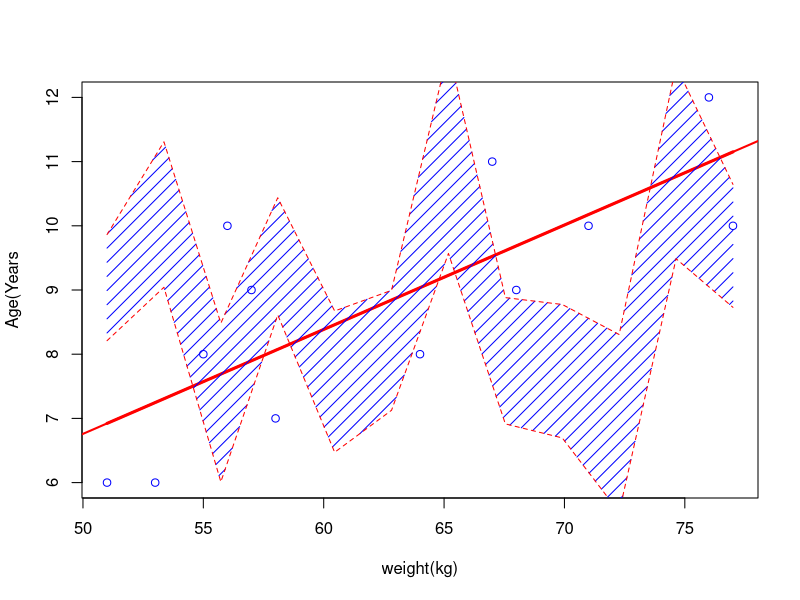
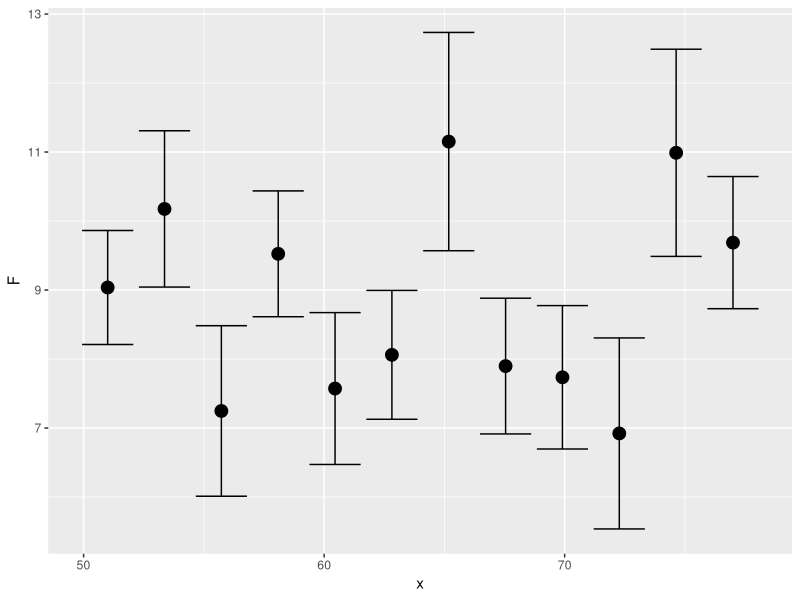
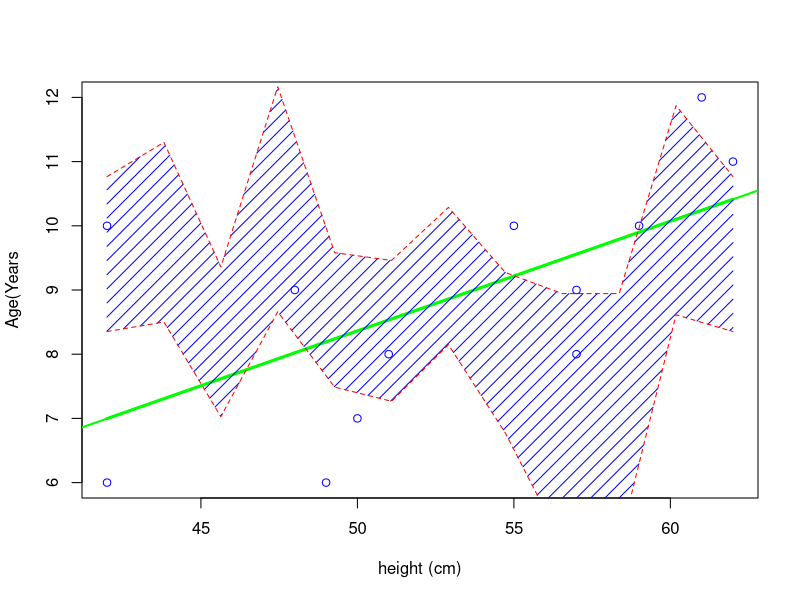
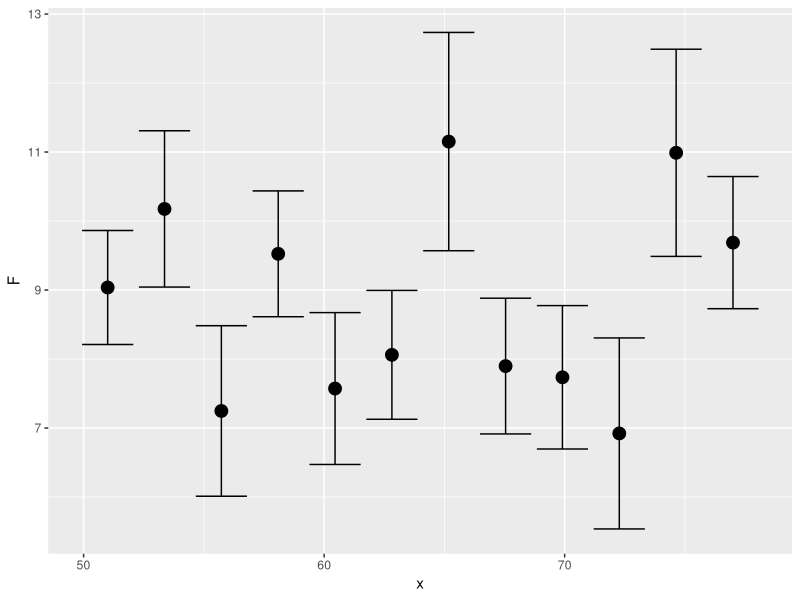
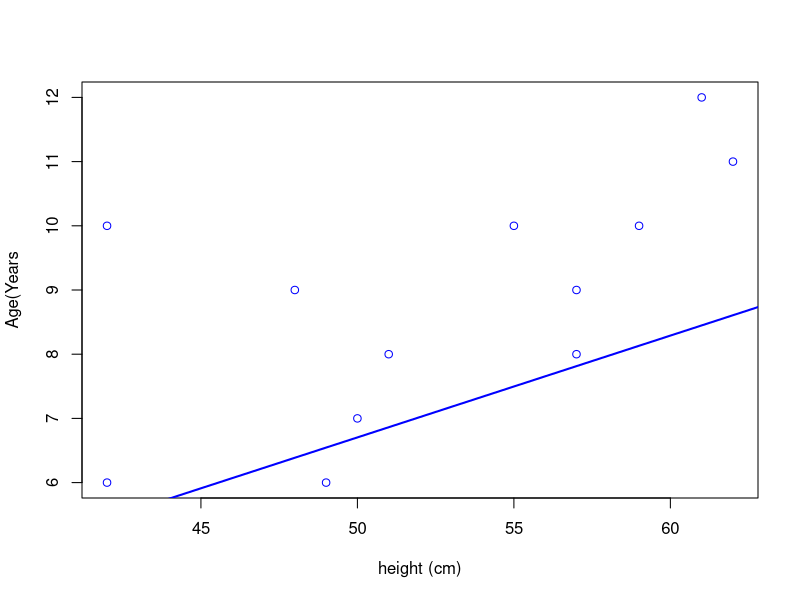
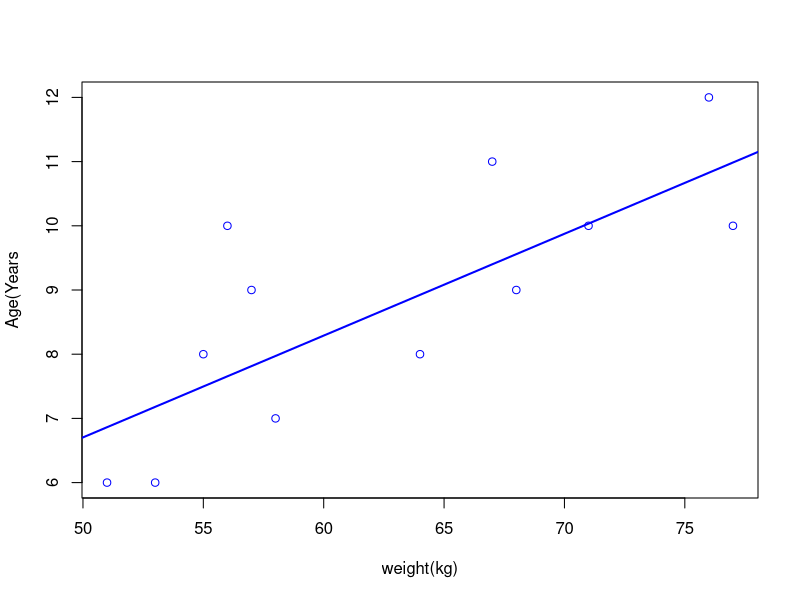

The R source for these figures, in order:
 library(ggplot2)

#reading data from csv file
data <- read.csv('children.csv')
#Y = age, x1 = weight, x2 = height
Y <- data$age
x1 <- data$weight
x2 <- data$height

#Fitting Linear Models 
a.fit <- lm(Y~x1,data, model=TRUE)
a.fit$coefficients

b.fit <- lm(Y~x2,data,model=TRUE)
b.fit$coefficients

c.fit <- lm(Y~x1+x2)
c.fit$coefficients

#Plot of model 1 = a.fit
w <- 40:80
b1a <- a.fit$coefficients[1]
b2a <- a.fit$coefficients[2]
plot(x1,Y, col='blue',xlab='weight(kg)',ylab='Age(Years')
lines(w, (b1a+b2a*w),col = "red", lwd =2 )

#calculate and plot 0.95 confidence region for model A
new.x1 = seq(min(x1), max(x1), length.out=12)
conf_interval <- predict(a.fit, newdata = data.frame(x=new.x1), 
                         interval="confidence",
                          level = 0.95)
lines(sort(x1), fitted(a.fit)[order(x1)], col='red', lwd=3) 
polygon(c(rev(new.x1), new.x1), 
        c(rev(conf_interval[ ,3]), conf_interval[ ,2]), 
        density=10, col = 'blue', border = NA)

lines(new.x1, conf_interval[ ,3], lty = 'dashed', col = 'red')
lines(new.x1, conf_interval[ ,2], lty = 'dashed', col = 'red')


df.a <- data.frame(x = new.x1,
                 F =conf_interval[,1],
                 L =conf_interval[,2],
                 U =conf_interval[,3])

ggplot(df.a, aes(x = x, y = F)) +
  geom_point(size = 4) +
  geom_errorbar(aes(ymax = U, ymin = L))

#Plot of model 2 = b.fit
h <- 40:80
b1b <- b.fit$coefficients[1]
b3b <- b.fit$coefficients[2]
plot(x2,Y, col='blue',xlab='height (cm)',ylab='Age(Years')
lines(h, (b1b+b3b*h),col = "green", lwd =2 )

#calculate and plot 0.95 confidence region for model B
new.x2 = seq(min(x2), max(x2), length.out=12)
conf_interval <- predict(b.fit, newdata = data.frame(x=new.x2), 
                         interval="confidence",
                         level = 0.95)
lines(sort(x2), fitted(b.fit)[order(x2)], col='green', lwd=3) 
polygon(c(rev(new.x2), new.x2), 
        c(rev(conf_interval[ ,3]), conf_interval[ ,2]), 
        density=10, col = 'blue', border = NA)

lines(new.x2, conf_interval[ ,3], lty = 'dashed', col = 'red')
lines(new.x2, conf_interval[ ,2], lty = 'dashed', col = 'red')


df.b <- data.frame(x = new.x2,
                   F =conf_interval[,1],
                   L =conf_interval[,2],
                   U =conf_interval[,3])

ggplot(df.a, aes(x = x, y = F)) +
  geom_point(size = 4) +
  geom_errorbar(aes(ymax = U, ymin = L))


#Plot of model 3 = c.fit
b1c <- c.fit$coefficients[1]
b2c <- c.fit$coefficients[2]
b3c <- c.fit$coefficients[3]
plot(x2,Y, col='blue',xlab='height (cm)',ylab='Age(Years')
lines(h, (b1c+b2c*w+b3c*h),col = "blue", lwd =2 )
plot(x1,Y, col='blue',xlab='weight(kg)',ylab='Age(Years')
lines(w, (b1c+b2c*w+b3c*h),col = "blue", lwd =2 )

#Residuals - The error between the prediction of the model 
#and the actual results.
#Smaller residuals are better.
res_a <- sum(a.fit$residuals)
res_b <- sum(b.fit$residuals)
res_c <- sum(c.fit$residuals)
res <- data.frame(r=c(res_a, res_b, res_c), 
                  rn = c('res_a','res_b','res_c'))
res$rn[which.min(res$r)]


summary(a.fit)
summary(b.fit)
summary(c.fit)
